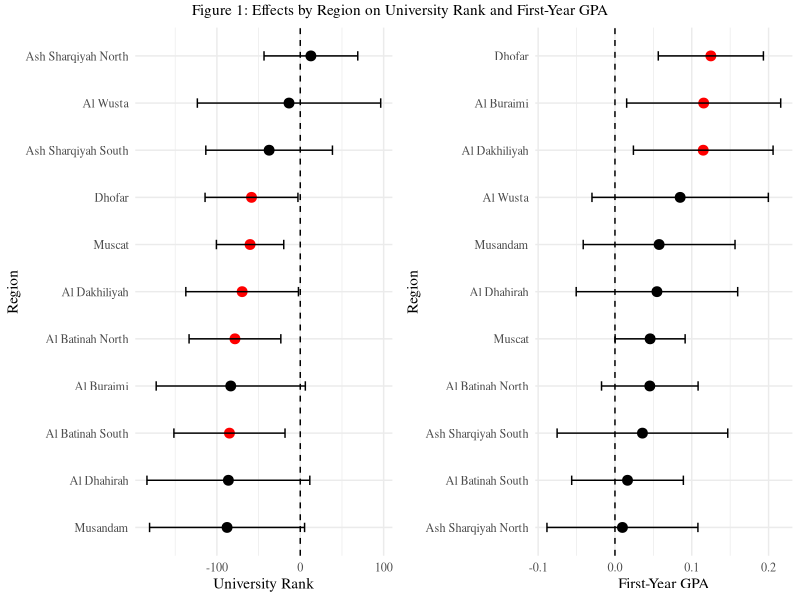
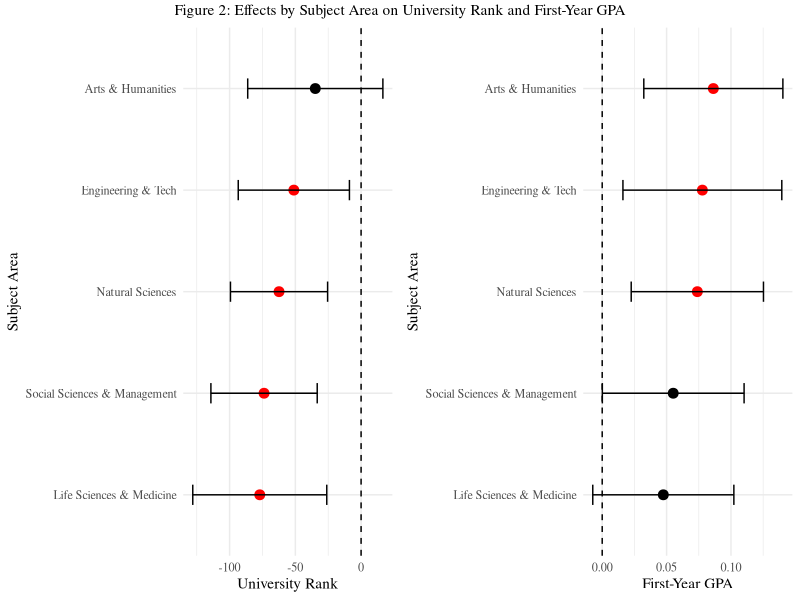

Recreate these plots in R, in order.
## ---- chunk 1
library(dplyr)
library(tidyr)
library(ggplot2)
library(gridExtra)
library(MatchIt)
library(broom)
library(knitr)
library(kableExtra)
library(grid)


setwd("filepath") # remember to set your working directory
raw <- read.csv("data/simulated.csv")
## ---- chunk 2
raw <- raw %>% 
  arrange(desc(composite_score)) %>%
  mutate(
    phase_2_eligible = row_number() <= 0.40 * n(),
    selected_for_treatment = treatment == 1
  )

allocation_summary <- tibble::tibble(
  Phase = c("Initial Pool (Phase 1)", "Interview Stage (Phase 2)", "Treated (Scholarship)"),
  Count = c(nrow(raw),
            sum(raw$phase_2_eligible),
            sum(raw$treatment == 1)),
  Percent = c(100,
              round(mean(raw$phase_2_eligible) * 100, 1),
              round(mean(raw$treatment == 1) * 100, 1))
)
kable(allocation_summary, caption = "Scholarship Allocation Process Summary",
      format = "latex", booktabs = TRUE, align = "lrr") %>%
  kable_styling(latex_options = c("striped", "hold_position"))
## ---- chunk 3
gender_tab <- table(raw$gender, raw$treatment)

if (nrow(gender_tab) > 0 && ncol(gender_tab) == 2) {

  colnames(gender_tab) <- c("Not Treated", "Treated")

  gender_df <- as.data.frame.matrix(gender_tab)
  gender_df$Gender <- rownames(gender_df)
  rownames(gender_df) <- NULL

  gender_df <- gender_df[, c("Gender", "Not Treated", "Treated")]
  gender_df$Total <- gender_df$`Not Treated` + gender_df$Treated
  gender_df$`% Not Treated` <- round(gender_df$`Not Treated` / gender_df$Total * 100, 1)
  gender_df$`% Treated` <- round(gender_df$Treated / gender_df$Total * 100, 1)

  total_row <- data.frame(
    Gender = "Total",
    `Not Treated` = sum(gender_df$`Not Treated`),
    `Treated` = sum(gender_df$Treated),
    Total = sum(gender_df$Total),
    `% Not Treated` = round(sum(gender_df$`Not Treated`) / sum(gender_df$Total) * 100, 1),
    `% Treated` = round(sum(gender_df$Treated) / sum(gender_df$Total) * 100, 1),
    check.names = FALSE
  )

  total_row <- total_row[, names(gender_df)]
  gender_df <- rbind(gender_df, total_row)

  kable(gender_df, caption = "Distribution by Gender and Treatment Group",
        format = "latex", booktabs = TRUE, align = "lrrrrr", row.names = FALSE) %>%
    kable_styling(latex_options = c("striped", "hold_position"))

} else {
  cat("Gender table could not be created — check data.")
}
## ---- chunk 4
region_tab <- table(raw$region, raw$treatment)

if (nrow(region_tab) > 0 && ncol(region_tab) == 2) {

  colnames(region_tab) <- c("Not Treated", "Treated")

  region_df <- as.data.frame.matrix(region_tab)
  region_df$Region <- rownames(region_df)
  rownames(region_df) <- NULL

  region_df <- region_df[, c("Region", "Not Treated", "Treated")]
  region_df$Total <- region_df$`Not Treated` + region_df$Treated
  region_df$`% Not Treated` <- round(region_df$`Not Treated` / region_df$Total * 100, 1)
  region_df$`% Treated` <- round(region_df$Treated / region_df$Total * 100, 1)

  total_row <- data.frame(
    Region = "Total",
    `Not Treated` = sum(region_df$`Not Treated`),
    `Treated` = sum(region_df$Treated),
    Total = sum(region_df$Total),
    `% Not Treated` = round(sum(region_df$`Not Treated`) / sum(region_df$Total) * 100, 1),
    `% Treated` = round(sum(region_df$Treated) / sum(region_df$Total) * 100, 1),
    check.names = FALSE
  )

  total_row <- total_row[, names(region_df)]
  region_df <- rbind(region_df, total_row)

  kable(region_df, caption = "Distribution by Region and Treatment Group",
        format = "latex", booktabs = TRUE, align = "lrrrrr", row.names = FALSE) %>%
    kable_styling(latex_options = c("striped", "hold_position"))

} else {
  cat("Region table could not be created — check data.")
}
## ---- chunk 5
subject_tab <- table(raw$subject_area, raw$treatment)

if (nrow(subject_tab) > 0 && ncol(subject_tab) == 2) {

  colnames(subject_tab) <- c("Not Treated", "Treated")

  subject_df <- as.data.frame.matrix(subject_tab)
  subject_df$`Subject Area` <- rownames(subject_df)

  rownames(subject_df) <- NULL

  subject_df <- subject_df[, c("Subject Area", "Not Treated", "Treated")]

  # Add totals and proportions
  subject_df$Total <- subject_df$`Not Treated` + subject_df$Treated
  subject_df$`% Not Treated` <- round(subject_df$`Not Treated` / subject_df$Total * 100, 1)
  subject_df$`% Treated` <- round(subject_df$Treated / subject_df$Total * 100, 1)

  # Create total row with matching column names
  total_row <- data.frame(
    `Subject Area` = "Total",
    `Not Treated` = sum(subject_df$`Not Treated`),
    `Treated` = sum(subject_df$Treated),
    Total = sum(subject_df$Total),
    `% Not Treated` = round(sum(subject_df$`Not Treated`) / sum(subject_df$Total) * 100, 1),
    `% Treated` = round(sum(subject_df$Treated) / sum(subject_df$Total) * 100, 1),
    check.names = FALSE
  )

  total_row <- total_row[, names(subject_df)]
  subject_df <- rbind(subject_df, total_row)
  
  # Rename
subject_df$`Subject Area` <- recode(subject_df$`Subject Area`,
  "arts_humanities" = "Arts & Humanities",
  "engineering_tech" = "Engineering & Tech",
  "lifesciences_medicine" = "Life Sciences & Medicine",
  "natural_sciences" = "Natural Sciences",
  "socialsciences_management" = "Social Sciences & Management"
)

  kable(subject_df, caption = "Distribution by Subject Area and Treatment Group", 
        format = "latex", booktabs = TRUE, align = "lrrrrr", row.names = FALSE) %>%
    kable_styling(latex_options = c("striped", "hold_position"))

} else {
  cat("Subject table could not be created — check data.")
}
## ---- chunk 6

match_data <- raw %>%
  select(treatment, composite_score, gender, region, subject_area,
         first_year_gpa, uni_rank_average) %>%
  na.omit()

# Matching
m.out <- matchit(
  treatment ~ composite_score + gender + region + subject_area,
  data = match_data,
  method = "nearest", distance = "logit", ratio = 1
)

matched_data <- match.data(m.out)

# ATET models for university rank
atet_rank <- lm(uni_rank_average ~ treatment, data = matched_data)
atet_rank_covadj <- lm(uni_rank_average ~ treatment + composite_score + gender + region + subject_area,
                       data = matched_data)

# Formatting function
format_term <- function(model, term_name) {
  tidy_mod <- tidy(model)
  row <- tidy_mod %>% filter(term == term_name)
  stars <- case_when(
    row$p.value < 0.001 ~ "***",
    row$p.value < 0.01 ~ "**",
    row$p.value < 0.05 ~ "*",
    row$p.value < 0.1 ~ ".",
    TRUE ~ ""
  )
  sprintf("%.3f (%.3f) %s", row$estimate, row$std.error, stars)
}

# Table for university rank
rank_table <- tibble::tibble(
  Model = c("University Rank", "University Rank (Covariate-Adjusted)"),
  Intercept = c(
    format_term(atet_rank, "(Intercept)"),
    format_term(atet_rank_covadj, "(Intercept)")
  ),
  Treatment = c(
    format_term(atet_rank, "treatment"),
    format_term(atet_rank_covadj, "treatment")
  )
)

kable(rank_table, 
      caption = "Effect on University Rank (ATET)",
      col.names = c("Model", "Intercept", "Treatment"),
      align = "lcc") %>%
  kable_styling(full_width = FALSE, position = "center",
                latex_options = c("striped", "hold_position"))

## ---- chunk 7
# ATET models for GPA
atet_gpa <- lm(first_year_gpa ~ treatment, data = matched_data)
atet_gpa_covadj <- lm(first_year_gpa ~ treatment + composite_score + gender + region + subject_area,
                      data = matched_data)

# Table for GPA
gpa_table <- tibble::tibble(
  Model = c("First-Year GPA", "First-Year GPA (Covariate-Adjusted)"),
  Intercept = c(
    format_term(atet_gpa, "(Intercept)"),
    format_term(atet_gpa_covadj, "(Intercept)")
  ),
  Treatment = c(
    format_term(atet_gpa, "treatment"),
    format_term(atet_gpa_covadj, "treatment")
  )
)

kable(gpa_table, 
      caption = "Effect on First-Year GPA (ATET)",
      col.names = c("Model", "Intercept", "Treatment"),
      align = "lcc") %>%
  kable_styling(full_width = FALSE, position = "center",
                latex_options = c("striped", "hold_position"))
## ---- chunk 8

# GPA effect by region
att_by_region <- raw %>%
  group_by(region) %>%
  do(tidy(lm(first_year_gpa ~ treatment, data = .))) %>%
  filter(term == "treatment") %>%
  mutate(
    lower_ci = estimate - 1.96 * std.error,
    upper_ci = estimate + 1.96 * std.error,
    sig = ifelse(p.value < 0.05, "*", "")
  )

# University rank effect by region
att_rank_by_region <- raw %>%
  group_by(region) %>%
  do(tidy(lm(uni_rank_average ~ treatment, data = .))) %>%
  filter(term == "treatment") %>%
  mutate(
    lower_ci = estimate - 1.96 * std.error,
    upper_ci = estimate + 1.96 * std.error,
    sig = ifelse(p.value < 0.05, "*", "")
  )

# Plot: GPA
plot_gpa_region <- ggplot(att_by_region, aes(x = reorder(region, estimate), y = estimate)) +
  geom_point(aes(color = sig), size = 3) +
  geom_errorbar(aes(ymin = lower_ci, ymax = upper_ci), width = 0.2) +
  coord_flip() +
  geom_hline(yintercept = 0, linetype = "dashed") +
  labs(x = "Region", y = "First-Year GPA") +
  scale_color_manual(values = c("black", "red")) +
  theme_minimal(base_family = "Times") +
  theme(legend.position = "none")

# Plot: University Rank
plot_rank_region <- ggplot(att_rank_by_region, aes(x = reorder(region, estimate), y = estimate)) +
  geom_point(aes(color = sig), size = 3) +
  geom_errorbar(aes(ymin = lower_ci, ymax = upper_ci), width = 0.2) +
  coord_flip() +
  geom_hline(yintercept = 0, linetype = "dashed") +
  labs(x = "Region", y = "University Rank") +
  scale_color_manual(values = c("black", "red")) +
  theme_minimal(base_family = "Times") +
  theme(legend.position = "none")

# Caption as a LaTeX-style top title
caption_text <- textGrob(
  "Figure 1: Effects by Region on University Rank and First-Year GPA",
  gp = gpar(fontsize = 11, fontfamily = "Times")
)

# Arrange plots with caption
grid.arrange(plot_rank_region, plot_gpa_region, ncol = 2, top = caption_text)
## ---- chunk 9
# GPA effect by subject area
att_by_subject <- raw %>%
  group_by(subject_area) %>%
  do(tidy(lm(first_year_gpa ~ treatment, data = .))) %>%
  filter(term == "treatment") %>%
  mutate(
    lower_ci = estimate - 1.96 * std.error,
    upper_ci = estimate + 1.96 * std.error,
    sig = ifelse(p.value < 0.05, "*", ""),
    subject_label = recode(subject_area,
      "arts_humanities" = "Arts & Humanities",
      "engineering_tech" = "Engineering & Tech",
      "lifesciences_medicine" = "Life Sciences & Medicine",
      "natural_sciences" = "Natural Sciences",
      "socialsciences_management" = "Social Sciences & Management"
    )
  )

# University rank effect by subject area
att_rank_by_subject <- raw %>%
  group_by(subject_area) %>%
  do(tidy(lm(uni_rank_average ~ treatment, data = .))) %>%
  filter(term == "treatment") %>%
  mutate(
    lower_ci = estimate - 1.96 * std.error,
    upper_ci = estimate + 1.96 * std.error,
    sig = ifelse(p.value < 0.05, "*", ""),
    subject_label = recode(subject_area,
      "arts_humanities" = "Arts & Humanities",
      "engineering_tech" = "Engineering & Tech",
      "lifesciences_medicine" = "Life Sciences & Medicine",
      "natural_sciences" = "Natural Sciences",
      "socialsciences_management" = "Social Sciences & Management"
    )
  )

# Plot: GPA
plot_gpa_subject <- ggplot(att_by_subject, aes(x = reorder(subject_label, estimate), y = estimate)) +
  geom_point(aes(color = sig), size = 3) +
  geom_errorbar(aes(ymin = lower_ci, ymax = upper_ci), width = 0.2) +
  coord_flip() +
  geom_hline(yintercept = 0, linetype = "dashed") +
  labs(x = "Subject Area", y = "First-Year GPA") +
  scale_color_manual(values = c("black", "red")) +
  theme_minimal(base_family = "Times") +
  theme(
    legend.position = "none",
    plot.margin = margin(5.5, 5.5, 5.5, 5.5, "pt")
  )

# Plot: University Rank
plot_rank_subject <- ggplot(att_rank_by_subject, aes(x = reorder(subject_label, estimate), y = estimate)) +
  geom_point(aes(color = sig), size = 3) +
  geom_errorbar(aes(ymin = lower_ci, ymax = upper_ci), width = 0.2) +
  coord_flip() +
  geom_hline(yintercept = 0, linetype = "dashed") +
  labs(x = "Subject Area", y = "University Rank") +
  scale_color_manual(values = c("black", "red")) +
  theme_minimal(base_family = "Times") +
  theme(
    legend.position = "none",
    plot.margin = margin(5.5, 5.5, 5.5, 5.5, "pt")
  )

# Caption
caption_text_subject <- textGrob(
  "Figure 2: Effects by Subject Area on University Rank and First-Year GPA",
  gp = gpar(fontsize = 11, fontfamily = "Times")
)

grid.arrange(plot_rank_subject, plot_gpa_subject, ncol = 2, top = caption_text_subject)
